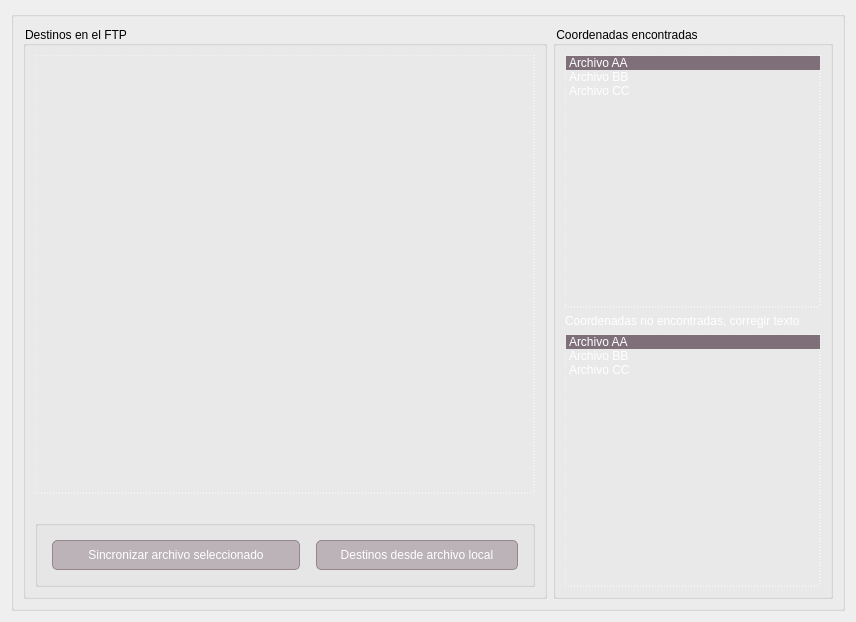
      <widget class="QWidget" name="DestinosFTP">
       <attribute name="title">
        <string>Destinos FTP</string>
       </attribute>
       <layout class="QGridLayout" name="gridLayout_11">
        <item row="0" column="0">
         <widget class="QGroupBox" name="groupBox">
          <property name="minimumSize">
           <size>
            <width>800</width>
            <height>600</height>
           </size>
          </property>
          <property name="styleSheet">
           <string notr="true">background:transparent;</string>
          </property>
          <property name="title">
           <string/>
          </property>
          <layout class="QGridLayout" name="gridLayout_4">
           <item row="0" column="0">
            <widget class="QGroupBox" name="groupBox_23">
             <property name="sizePolicy">
              <sizepolicy hsizetype="Expanding" vsizetype="Expanding">
               <horstretch>0</horstretch>
               <verstretch>0</verstretch>
              </sizepolicy>
             </property>
             <property name="minimumSize">
              <size>
               <width>0</width>
               <height>0</height>
              </size>
             </property>
             <property name="maximumSize">
              <size>
               <width>12345</width>
               <height>12345</height>
              </size>
             </property>
             <property name="styleSheet">
              <string notr="true">background:transparent;</string>
             </property>
             <property name="title">
              <string>Destinos en el FTP</string>
             </property>
             <layout class="QVBoxLayout" name="verticalLayout_2">
              <item>
               <widget class="QListWidget" name="listDestinos">
                <property name="sizePolicy">
                 <sizepolicy hsizetype="Expanding" vsizetype="Expanding">
                  <horstretch>0</horstretch>
                  <verstretch>0</verstretch>
                 </sizepolicy>
                </property>
                <property name="minimumSize">
                 <size>
                  <width>500</width>
                  <height>0</height>
                 </size>
                </property>
                <property name="styleSheet">
                 <string notr="true">QListWidget{
color: white;
background:transparent;
font: 12pt &quot;Roboto&quot;;
border: 0.5px dotted white;
border-radius: 0px;
}

QListWidget::item:selected {
font: 12pt &quot;Roboto&quot;;
color: white;
background:rgb(111,93,104,222);
border: none;
}

</string>
                </property>
                <property name="verticalScrollBarPolicy">
                 <enum>Qt::ScrollBarAlwaysOff</enum>
                </property>
                <property name="horizontalScrollBarPolicy">
                 <enum>Qt::ScrollBarAlwaysOff</enum>
                </property>
               </widget>
              </item>
              <item>
               <spacer name="horizontalSpacer_9">
                <property name="sizePolicy">
                 <sizepolicy hsizetype="Expanding" vsizetype="Minimum">
                  <horstretch>0</horstretch>
                  <verstretch>0</verstretch>
                 </sizepolicy>
                </property>
                <property name="orientation">
                 <enum>Qt::Horizontal</enum>
                </property>
                <property name="sizeType">
                 <enum>QSizePolicy::Expanding</enum>
                </property>
                <property name="sizeHint" stdset="0">
                 <size>
                  <width>40</width>
                  <height>20</height>
                 </size>
                </property>
               </spacer>
              </item>
              <item>
               <widget class="QGroupBox" name="groupBox_4">
                <property name="title">
                 <string/>
                </property>
                <layout class="QHBoxLayout" name="horizontalLayout_2">
                 <item>
                  <widget class="QPushButton" name="btnSyncDestinos">
                   <property name="sizePolicy">
                    <sizepolicy hsizetype="Maximum" vsizetype="Maximum">
                     <horstretch>0</horstretch>
                     <verstretch>0</verstretch>
                    </sizepolicy>
                   </property>
                   <property name="maximumSize">
                    <size>
                     <width>12345</width>
                     <height>40</height>
                    </size>
                   </property>
                   <property name="styleSheet">
                    <string notr="true">QPushButton{
font:11pt &quot;Roboto&quot;;
background:rgba(150, 133, 143, 133);
margin: 5px;
color:  rgb(255,255,255);
border: 1px solid rgb(150, 133, 143);
border-radius: 5px;
width: 200px;
height: 40px;}



QPushButton:pressed{
font: 11pt &quot;Roboto&quot;;
margin: 5px;
color: rgb(255,255,255);
background:rgba(198,168,184,222);
border: 0px solid rgba(190, 219, 189, 33);
border-radius: 5px;
width: 200px;
height: 40px;}</string>
                   </property>
                   <property name="text">
                    <string>Sincronizar archivo seleccionado</string>
                   </property>
                  </widget>
                 </item>
                 <item>
                  <widget class="QPushButton" name="abrirLocal_2">
                   <property name="sizePolicy">
                    <sizepolicy hsizetype="Maximum" vsizetype="Maximum">
                     <horstretch>0</horstretch>
                     <verstretch>0</verstretch>
                    </sizepolicy>
                   </property>
                   <property name="maximumSize">
                    <size>
                     <width>16777215</width>
                     <height>40</height>
                    </size>
                   </property>
                   <property name="styleSheet">
                    <string notr="true">QPushButton{
font:11pt &quot;Roboto&quot;;
background:rgba(150, 133, 143, 133);
margin: 5px;
color:  rgb(255,255,255);
border: 1px solid rgb(150, 133, 143);
border-radius: 5px;
width: 200px;
height: 40px;}



QPushButton:pressed{
font: 11pt &quot;Roboto&quot;;
margin: 5px;
color: rgb(255,255,255);
background:rgba(198,168,184,222);
border: 0px solid rgba(190, 219, 189, 33);
border-radius: 5px;
width: 200px;
height: 40px;}</string>
                   </property>
                   <property name="text">
                    <string>Destinos desde archivo local</string>
                   </property>
                  </widget>
                 </item>
                </layout>
               </widget>
              </item>
             </layout>
            </widget>
           </item>
           <item row="0" column="1">
            <widget class="QGroupBox" name="groupBox_22">
             <property name="sizePolicy">
              <sizepolicy hsizetype="Expanding" vsizetype="Expanding">
               <horstretch>0</horstretch>
               <verstretch>0</verstretch>
              </sizepolicy>
             </property>
             <property name="minimumSize">
              <size>
               <width>0</width>
               <height>0</height>
              </size>
             </property>
             <property name="maximumSize">
              <size>
               <width>12345</width>
               <height>16777215</height>
              </size>
             </property>
             <property name="styleSheet">
              <string notr="true">background:transparent;</string>
             </property>
             <property name="title">
              <string>Coordenadas encontradas</string>
             </property>
             <layout class="QGridLayout" name="gridLayout_5">
              <item row="0" column="0">
               <widget class="QListWidget" name="tablePochtecaLatLong">
                <property name="sizePolicy">
                 <sizepolicy hsizetype="Expanding" vsizetype="Expanding">
                  <horstretch>0</horstretch>
                  <verstretch>0</verstretch>
                 </sizepolicy>
                </property>
                <property name="styleSheet">
                 <string notr="true">QListWidget{
color: white;
background:transparent;
font: 12pt &quot;Roboto&quot;;
border: 0.5px dotted white;
border-radius: 0px;
}

QListWidget::item:selected {
font: 12pt &quot;Roboto&quot;;
color: white;
background:rgb(111,93,104,222);
border: none;
}

</string>
                </property>
                <property name="verticalScrollBarPolicy">
                 <enum>Qt::ScrollBarAlwaysOff</enum>
                </property>
                <property name="horizontalScrollBarPolicy">
                 <enum>Qt::ScrollBarAlwaysOff</enum>
                </property>
                <property name="currentRow">
                 <number>0</number>
                </property>
                <item>
                 <property name="text">
                  <string>Archivo AA</string>
                 </property>
                </item>
                <item>
                 <property name="text">
                  <string>Archivo BB</string>
                 </property>
                </item>
                <item>
                 <property name="text">
                  <string>Archivo CC</string>
                 </property>
                </item>
               </widget>
              </item>
              <item row="1" column="0">
               <widget class="QLabel" name="label_2">
                <property name="styleSheet">
                 <string notr="true">color:white;</string>
                </property>
                <property name="text">
                 <string>Coordenadas no encontradas, corregir texto</string>
                </property>
               </widget>
              </item>
              <item row="2" column="0">
               <widget class="QListWidget" name="tablePochtecaLatLong_2">
                <property name="sizePolicy">
                 <sizepolicy hsizetype="Expanding" vsizetype="Expanding">
                  <horstretch>0</horstretch>
                  <verstretch>0</verstretch>
                 </sizepolicy>
                </property>
                <property name="styleSheet">
                 <string notr="true">QListWidget{
color: white;
background:transparent;
font: 12pt &quot;Roboto&quot;;
border: 0.5px dotted white;
border-radius: 0px;
}

QListWidget::item:selected {
font: 12pt &quot;Roboto&quot;;
color: white;
background:rgb(111,93,104,222);
border: none;
}

</string>
                </property>
                <property name="verticalScrollBarPolicy">
                 <enum>Qt::ScrollBarAlwaysOff</enum>
                </property>
                <property name="horizontalScrollBarPolicy">
                 <enum>Qt::ScrollBarAlwaysOff</enum>
                </property>
                <property name="currentRow">
                 <number>0</number>
                </property>
                <item>
                 <property name="text">
                  <string>Archivo AA</string>
                 </property>
                </item>
                <item>
                 <property name="text">
                  <string>Archivo BB</string>
                 </property>
                </item>
                <item>
                 <property name="text">
                  <string>Archivo CC</string>
                 </property>
                </item>
               </widget>
              </item>
             </layout>
            </widget>
           </item>
          </layout>
         </widget>
        </item>
       </layout>
      </widget>
